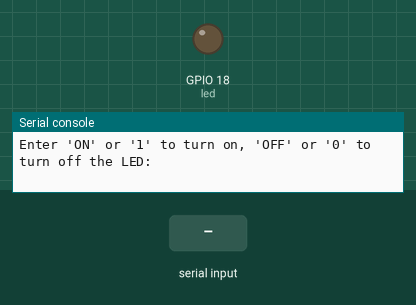
This program was run on a simulated ESP32 board running MicroPython. Shown: output pins drawn as LEDs (lit = HIGH), the last lines printed to the serial console. The test bench sets the inputs (shaded band).

Above: at 1.2 s.
1.3 s: "1" typed at the serial console, then Enter
At 2.5 s:
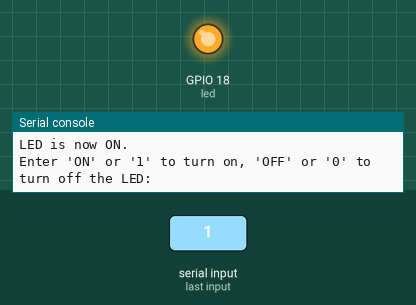
4.3 s: "0" typed at the serial console, then Enter
At 4.8 s:
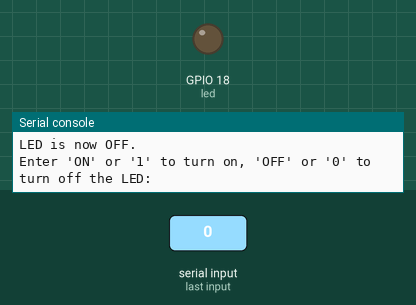
Timing chart, 0 to 7.3 s (numbered marks = the images above; inputs shaded):
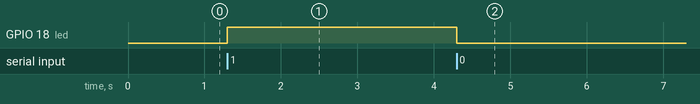

The program:

blink_input.py
```python
from machine import Pin

# Initialize LED on GPIO 18
led = Pin(18, Pin.OUT)

# Main loop
while True:
    # Prompt user for input
    command = input("Enter 'ON' or '1' to turn on, 'OFF' or '0' to turn off the LED: ").strip().upper()

    if command in ["ON", "1"]:
        led.value(1)
        print("LED is now ON.")
    elif command in ["OFF", "0"]:
        led.value(0)
        print("LED is now OFF.")
    else:
        print("Invalid input. Please enter 'ON', '1', 'OFF', or '0'.")
```

Measured:
- after the input at 1.3 s, GPIO 18 (led): LOW → HIGH at once
- after the input at 4.3 s, GPIO 18 (led): HIGH → LOW at once
